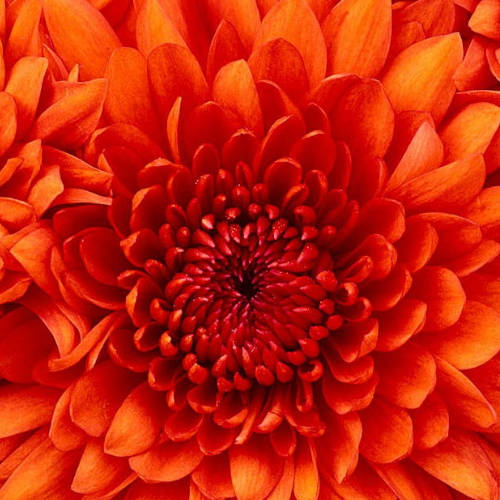
//> input picture img/orange_flower.jpg, 500 x 500 px
$ ./main   (built with g++ and OpenCV 4)
//> lines starting //> are read from the running program, lines starting //| are printed output that depends on the picture
#include <opencv2/opencv.hpp>
#include <iostream>

int main() {
    // Baca gambar
    cv::Mat image = cv::imread("../../img/orange_flower.jpg", cv::IMREAD_GRAYSCALE);
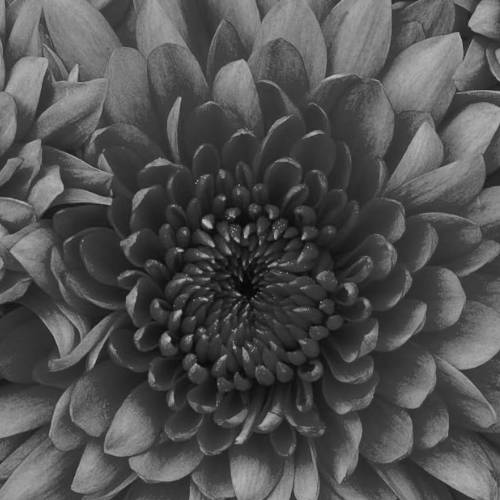
//> image: 500 rows x 500 cols, CV_8UC1; min 0, max 203, mean 80.8

    // Inisialisasi array untuk menyimpan histogram
    int histogram[256] = {0};
    int darked_histogram[256] = {0};
    int lighted_histogram[256] = {0};

    // Clone gambar asli untuk menghasilkan gambar yang diredupkan dan diterangi
    cv::Mat darked_grayscale = image.clone();
    cv::Mat lighted_grayscale = image.clone();

    // Jumlah yang akan digunakan untuk mengurangkan dan menambahkan intensitas piksel
    uchar num = 51;

    // Loop melalui setiap piksel dan hitung frekuensinya
    for (int i = 0; i < image.rows; ++i) {
    	for (int j = 0; j < image.cols; ++j) {
    		// Mengurangkan nilai intensitas piksel dari gambar yang diredupkan
    		if (darked_grayscale.at<uchar>(i, j) - num < 0)
    			darked_grayscale.at<uchar>(i, j) = 0;
    		else
    			darked_grayscale.at<uchar>(i, j) -= num;

    		// Menambahkan nilai intensitas piksel ke gambar yang diterangi
    		if (lighted_grayscale.at<uchar>(i, j) + num > 255)
    			lighted_grayscale.at<uchar>(i, j) = 255;
    		else
    			lighted_grayscale.at<uchar>(i, j) += num;
    	}
    }
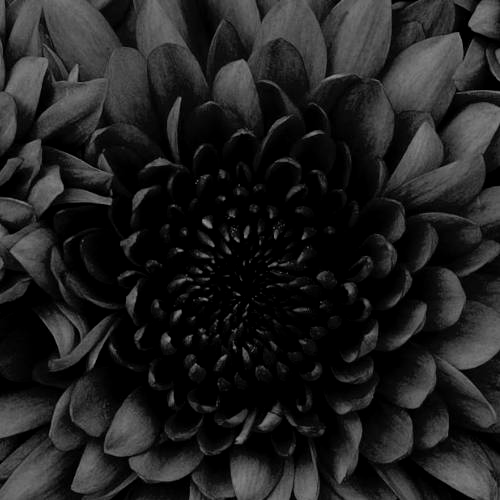
//> darked_grayscale: 500 rows x 500 cols, CV_8UC1; min 0, max 152, mean 32.3
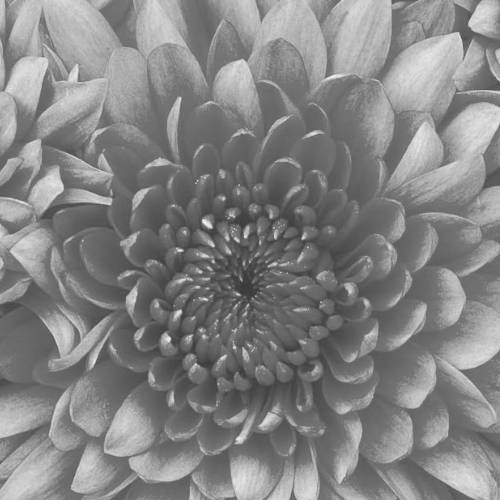
//> lighted_grayscale: 500 rows x 500 cols, CV_8UC1; min 51, max 254, mean 131.8

    // Tampilkan gambar asli, diredupkan, dan diterangi
    cv::imshow("grayscale_image", image);
    cv::imshow("darked_grayscale", darked_grayscale);
    cv::imshow("lighted_grayscale", lighted_grayscale);

    int pixel_value;

    // Hitung histogram untuk gambar asli, diredupkan, dan diterangi
    for (int i = 0; i < image.rows; ++i) {
    	for (int j = 0; j < image.cols; ++j) {
    		pixel_value = static_cast<int>(image.at<uchar>(i, j));
    		histogram[pixel_value] += 1;

    		pixel_value = static_cast<int>(darked_grayscale.at<uchar>(i, j));
    		darked_histogram[pixel_value] += 1;

    		pixel_value = static_cast<int>(lighted_grayscale.at<uchar>(i, j));
    		lighted_histogram[pixel_value] += 1;
    	}
    }
//> this loop made 500 passes
//> pixel_value on passes 1 to 3: 125, 129, 144
//> after the loop, pixel_value = 175; histogram = 256 values, max 4935 at index 61, min 0 at index 189, mean 976.6; darked_histogram = 256 values, max 58768 at index 0, min 0 at index 138, mean 976.6; lighted_histogram = 256 values, max 4935 at index 112, min 0 at index 0, mean 976.6

    int image_size = image.rows * image.cols;
//> image_size = 250000

    // Hitung kumulatif histogram untuk gambar asli, diredupkan, dan diterangi
    int c[3][256];
    c[0][0] = histogram[0];
    c[1][0] = darked_histogram[0];
    c[2][0] = lighted_histogram[0];

    for (int i = 1; i < 256; ++i) {
    	c[0][i] = c[0][i-1] + histogram[i];
    	c[1][i] = c[1][i-1] + darked_histogram[i];
    	c[2][i] = c[2][i-1] + lighted_histogram[i];
    }

    // Terapkan histogram equalization ke gambar asli, diredupkan, dan diterangi
    for (int i = 0; i < image.rows; ++i) {
    	for (int j = 0; j < image.cols; ++j) {
    		pixel_value = static_cast<int>(image.at<uchar>(i, j));
    		image.at<uchar>(i, j) = static_cast<uchar>(255 * c[0][pixel_value] / image_size);

    		pixel_value = static_cast<int>(darked_grayscale.at<uchar>(i, j));
    		darked_grayscale.at<uchar>(i, j) = static_cast<uchar>(255 * c[1][pixel_value] / image_size);

    		pixel_value = static_cast<int>(lighted_grayscale.at<uchar>(i, j));
    		lighted_grayscale.at<uchar>(i, j) = static_cast<uchar>(255 * c[2][pixel_value] / image_size);
    	}
    }
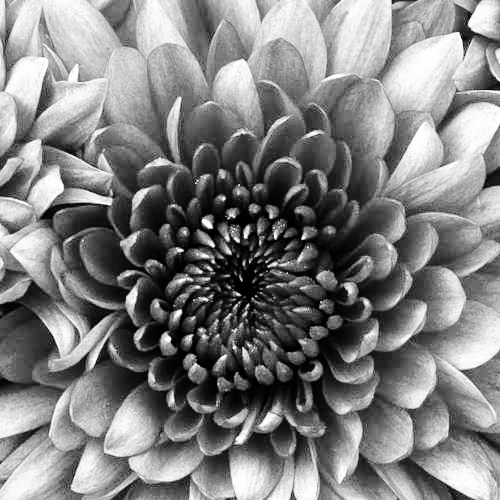
//> image: 500 rows x 500 cols, CV_8UC1; min 0, max 255, mean 128.2
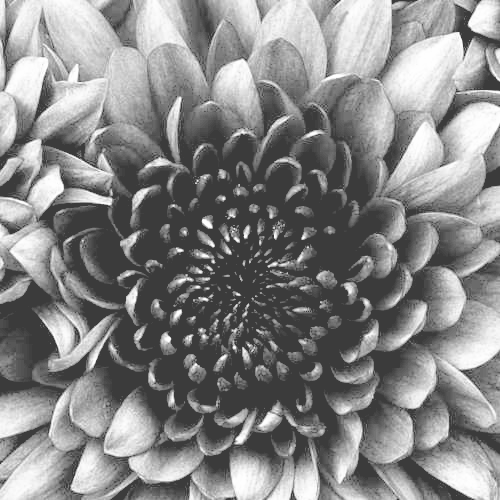
//> darked_grayscale: 500 rows x 500 cols, CV_8UC1; min 59, max 255, mean 134.9
//> after the loop, pixel_value = 175

    // Tampilkan hasil dari histogram equalization
    cv::imshow("result_grayscale", image);
    cv::imshow("result_darked", darked_grayscale);
    cv::imshow("result_lighted", lighted_grayscale);

		for (int i = 0; i < 256; ++i) {
			histogram[i] = 0;
			darked_histogram[i] = 0;
			lighted_histogram[i] = 0;
		}
//> after the loop, histogram = 256 values from 0 to 0; darked_histogram = 256 values from 0 to 0; lighted_histogram = 256 values from 0 to 0

    // Tunggu hingga tombol Esc (kode 27) ditekan
    while (cv::waitKey(10) != 27);
//> the Esc key is pressed

    return 0;
}
